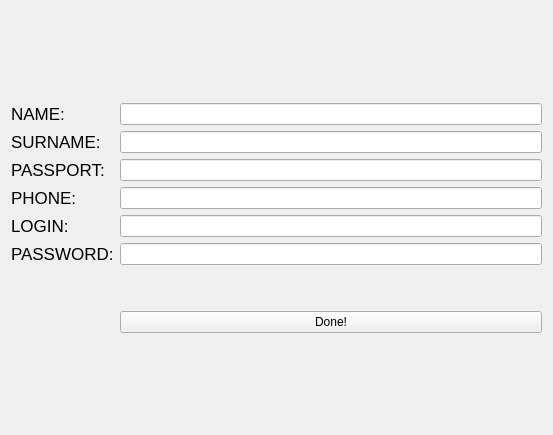
<?xml version="1.0" encoding="UTF-8"?>
<ui version="4.0">
 <class>Form</class>
 <widget class="QWidget" name="Form">
  <property name="geometry">
   <rect>
    <x>0</x>
    <y>0</y>
    <width>553</width>
    <height>435</height>
   </rect>
  </property>
  <property name="windowTitle">
   <string>Form</string>
  </property>
  <layout class="QGridLayout" name="gridLayout_2">
   <item row="1" column="0">
    <layout class="QGridLayout" name="gridLayout">
     <item row="0" column="0">
      <widget class="QLabel" name="label">
       <property name="font">
        <font>
         <pointsize>13</pointsize>
        </font>
       </property>
       <property name="text">
        <string>NAME:</string>
       </property>
      </widget>
     </item>
     <item row="0" column="1">
      <widget class="QLineEdit" name="nameLine"/>
     </item>
     <item row="2" column="0">
      <widget class="QLabel" name="label_4">
       <property name="font">
        <font>
         <pointsize>13</pointsize>
        </font>
       </property>
       <property name="text">
        <string>PASSPORT:</string>
       </property>
      </widget>
     </item>
     <item row="3" column="1">
      <widget class="QLineEdit" name="phoneLine"/>
     </item>
     <item row="4" column="1">
      <widget class="QLineEdit" name="loginLine"/>
     </item>
     <item row="1" column="0">
      <widget class="QLabel" name="label_3">
       <property name="font">
        <font>
         <pointsize>13</pointsize>
        </font>
       </property>
       <property name="text">
        <string>SURNAME:</string>
       </property>
      </widget>
     </item>
     <item row="3" column="0">
      <widget class="QLabel" name="label_5">
       <property name="font">
        <font>
         <pointsize>13</pointsize>
        </font>
       </property>
       <property name="text">
        <string>PHONE:</string>
       </property>
      </widget>
     </item>
     <item row="5" column="0">
      <widget class="QLabel" name="label_2">
       <property name="font">
        <font>
         <pointsize>13</pointsize>
        </font>
       </property>
       <property name="text">
        <string>PASSWORD:</string>
       </property>
      </widget>
     </item>
     <item row="5" column="1">
      <widget class="QLineEdit" name="passwordLine"/>
     </item>
     <item row="6" column="1">
      <spacer name="verticalSpacer">
       <property name="orientation">
        <enum>Qt::Vertical</enum>
       </property>
       <property name="sizeHint" stdset="0">
        <size>
         <width>20</width>
         <height>40</height>
        </size>
       </property>
      </spacer>
     </item>
     <item row="1" column="1">
      <widget class="QLineEdit" name="surnameLine"/>
     </item>
     <item row="4" column="0">
      <widget class="QLabel" name="label_6">
       <property name="font">
        <font>
         <pointsize>13</pointsize>
        </font>
       </property>
       <property name="text">
        <string>LOGIN:</string>
       </property>
      </widget>
     </item>
     <item row="2" column="1">
      <widget class="QLineEdit" name="passporLine"/>
     </item>
     <item row="7" column="1">
      <widget class="QPushButton" name="buttonDone">
       <property name="text">
        <string>Done!</string>
       </property>
      </widget>
     </item>
    </layout>
   </item>
   <item row="2" column="0">
    <spacer name="verticalSpacer_2">
     <property name="orientation">
      <enum>Qt::Vertical</enum>
     </property>
     <property name="sizeHint" stdset="0">
      <size>
       <width>20</width>
       <height>40</height>
      </size>
     </property>
    </spacer>
   </item>
   <item row="0" column="0">
    <spacer name="verticalSpacer_3">
     <property name="orientation">
      <enum>Qt::Vertical</enum>
     </property>
     <property name="sizeHint" stdset="0">
      <size>
       <width>20</width>
       <height>40</height>
      </size>
     </property>
    </spacer>
   </item>
  </layout>
 </widget>
 <resources/>
 <connections/>
</ui>
